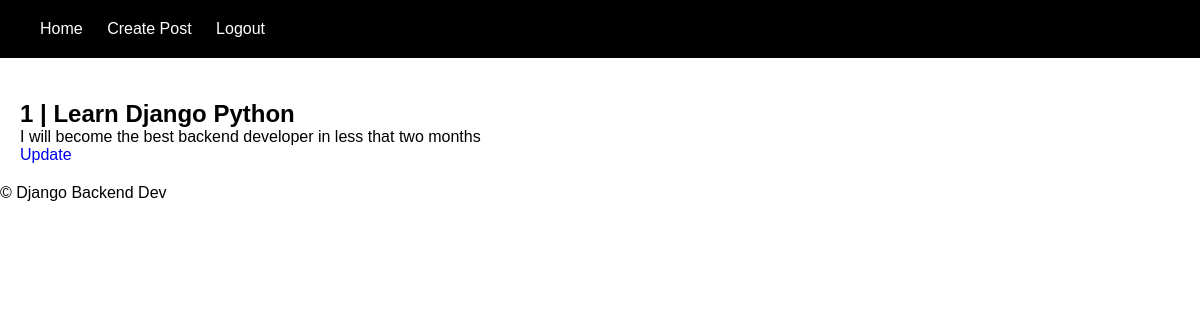
The app's page /post/1 (signed in) with its own data.
### posts/models.py (models this page shows, shortened)
class Post(models.Model):
    title = models.CharField(max_length=255)
    author = models.CharField(max_length=255)
    content = models.TextField()
    image = models.ImageField(upload_to='uploads', default='default.png')
    date_created = models.DateTimeField(auto_now_add=True)

### posts/views.py (the view)
# urls.py: path('post/<int:post_id>', views.post_details, name='post-details'),
@login_required
def post_details(request, post_id):
    post = Post.objects.get(pk=post_id)
    context = {
        'post': post
    }
    return render(request, 'post_detail.html', context)

### templates/post_detail.html
{% extends 'base.html' %}
{% block main %}
    <div class="container post">
        <h2>{{ post.id }} | {{ post.title }}</h2>
        <p>{{ post.content }}</p>
        <a href="{% url 'update-post' post_id=post.id %}" class="update-link">Update</a>
    </div>
{% endblock main %}

### posts/static/css/main.css (style rules this page uses)
* { padding: 0; margin: 0; box-sizing: border-box; font-family: 'Gill Sans', 'Gill Sans MT', Calibri, 'Trebuchet MS', sans-serif; }
a { text-decoration: none; }
.container { margin-top: 80px; }
.post { padding: 20px; }

### records on screen
Post: id "1", title "Learn Django Python", content "I will become the best backend developer in less that two months"
